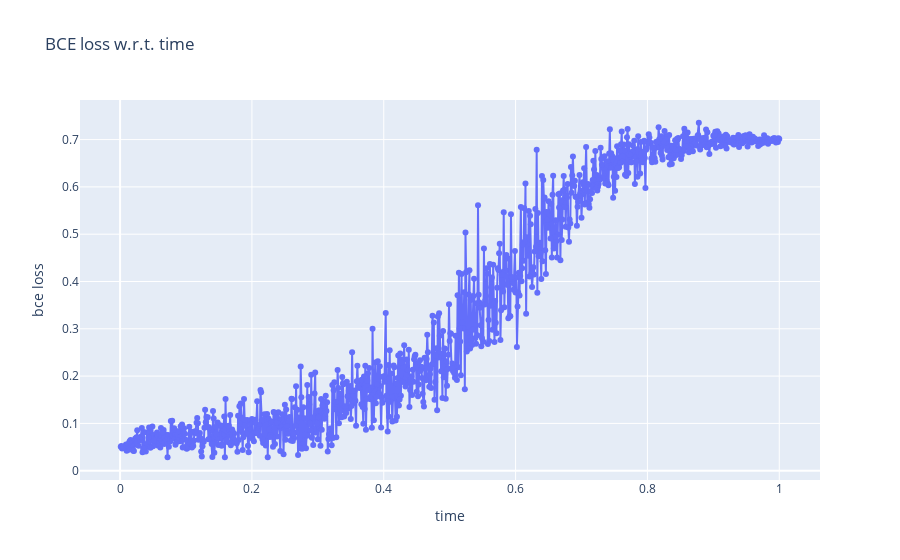

The code cell stored with this chart in its notebook:
### Code cell
fig = go.Figure()
fig.add_trace(go.Scatter(x=timesteps.cpu().data.numpy(), y=losses['bce_loss'],
                    mode='lines+markers',
                    name='lines+markers'))
fig.update_layout(title='BCE loss w.r.t. time',
                   xaxis_title='time',
                   yaxis_title='bce loss')
fig.show()

### Figure 1 — Plotly figure (JSON) as saved in the notebook; plotly's stock layout.template omitted (floating-point values rounded to 4 significant figures; data arrays with more than 128 entries replaced by an {"elided": "..."} marker saying what was removed)
{"data": [{"mode": "lines+markers", "name": "lines+markers", "type": "scatter", "x": {"elided": "1000 float values"}, "y": {"elided": "1000 float values"}}], "layout": {"title": {"text": "BCE loss w.r.t. time"}, "xaxis": {"title": {"text": "time"}}, "yaxis": {"title": {"text": "bce loss"}}}}
